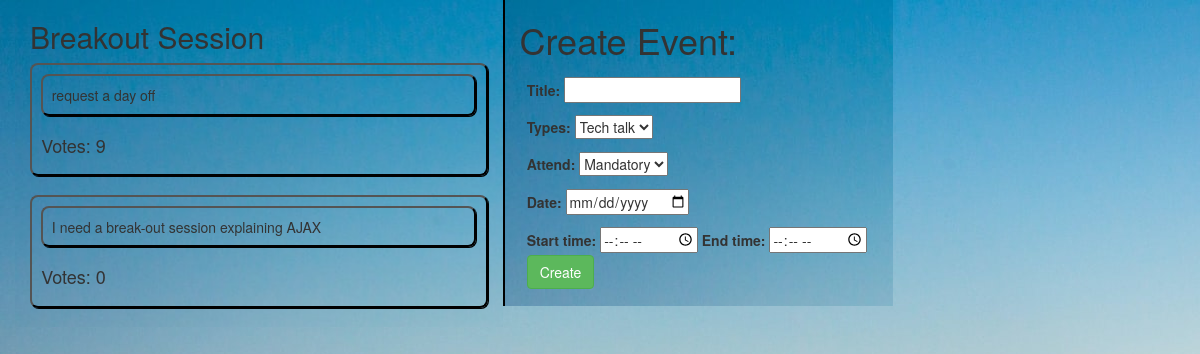
Page /students/requests (signed in) on the earlier database version.
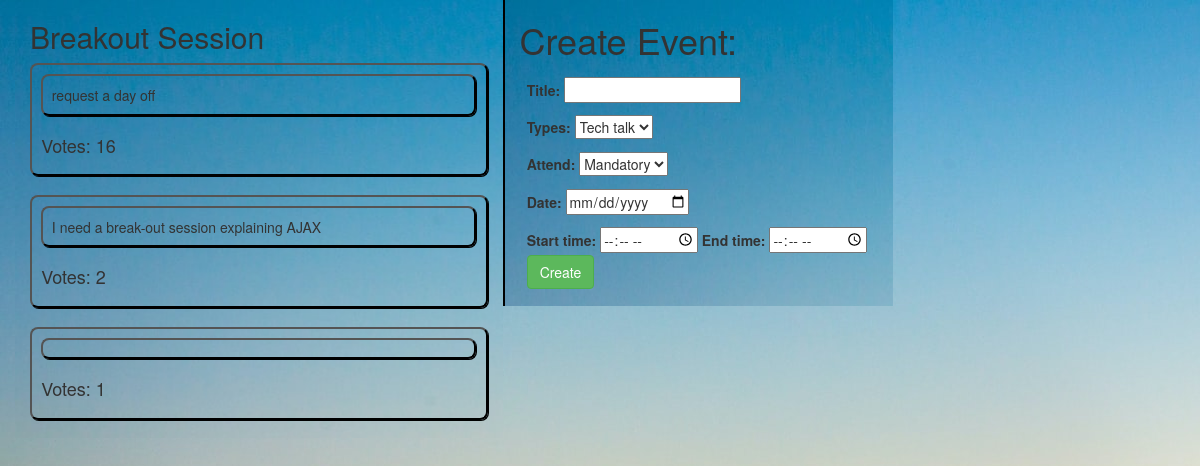
Same page on the later database version.
### student/models.py (models this page shows)
class Request(models.Model):
    desc = models.CharField(max_length=255)
    user = models.ForeignKey(User, related_name='requstes', on_delete=CASCADE)
    votes = models.IntegerField(default=0)
    created_at = models.DateTimeField(auto_now_add=True, )
    updated_at = models.DateTimeField(auto_now=True, )

### student/views.py (the view)
# urls.py: path('requests',views.brackout_session),
def brackout_session(request):
    if 'id' not in request.session:
        return redirect('/')
    context = {
        "user": User.objects.get(id=request.session["id"]),
        "requests":Request.objects.all(),
        }
    return render(request,"requests.html",context)# /request

### student/templates/requests.html (shortened to what this page needs)
<!DOCTYPE html>
<html lang="en">
  <head>
    <link
      rel="stylesheet"
      href="https://maxcdn.bootstrapcdn.com/bootstrap/3.4.1/css/bootstrap.min.css"
    />
    {% load render_partial %}
    {% load static %}
    <link rel="stylesheet" href="{% static 'css/requests.css' %}" />
  </head>
  <body>
    <div class="container-fluid">
      <div class="col-sm-5">
        <h2>Breakout Session</h2>
        {% for req in requests %}
          <div>
            <p>{{req.desc}}</p>
            <div class="vote">
              <h4>Votes: {{req.votes}}</h4>
              </div>
          </div>
        {% endfor %}
      </div>
      <div class="col-sm-4">
        {% if request.session.role == 'student' %}
          <h1>Ask for a Break-out Session:</h1>
          <form method="POST" action="/students/request_breakout">
            {% csrf_token %}
            <textarea class="form-control" cols="40" rows="3" name="breakout"></textarea>
            <button class="btn btn-success btn-sm" type="submit">Creat Breakout Session Request</button>
          </form>
        {% else %}
          <h1>Create Event:</h1>
          <form class="event" action="/students/create_event" method="POST">
            <p>
              <label for="title">Title:</label>
              <input type="text" id="title" name="title" />
            </p>
            <p>
              <label for="types">Types:</label>
              <select name="type" id="types">
                <option value="tech_talk">Tech talk</option>
              </select>
            </p>
            <p>
              <label for="attendance">Attend:</label>
              <select name="attend" id="attendance">
                <option value="mandatory">Mandatory</option>
              </select>
            </p>
            <p>
              <label for="date">Date:</label>
              <input type="date" name="date" />
            </p>
            <label for="start_time">Start time:</label>
            <input type="time" name="start_time">
            <label for="end_time">End time:</label>
            <input type="time" name="end_time">
            <p>
              <button type="submit" class="btn btn-success">Create</button>
            </p>
          </form>
        {% endif %}
      </div>
    </div>
  </body>
</html>

### student/static/css/requests.css (style rules this page uses)
.col-sm-4 { border-left: 2px solid black; }
.col-sm-5 > div, .col-sm-5 > div > p { border: 2px outset black; padding: 2%; border-radius: 8px; box-shadow: 1px 1px black; }
.col-sm-5 > div { margin-bottom: 4%; }
.vote { display: flex; align-items: center; justify-content: space-between; flex-direction: row; }
form { padding: 2%; }

Differences in the rows shown:
changed Request "request a day off": votes "9" → "16"
changed Request "I need a break-out session explaining AJAX": votes "0" → "2"
added Request: votes "1"
